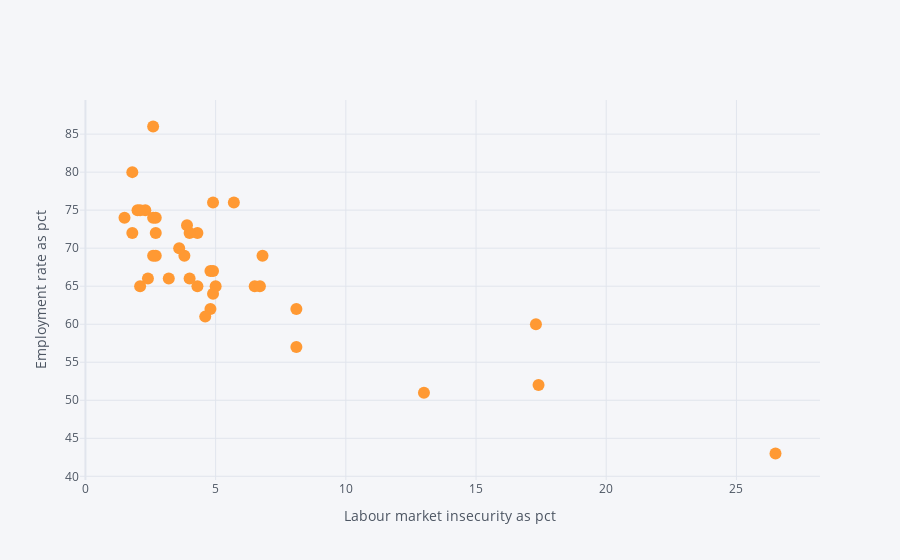

Source (notebook cell):
### Code cell
df.iplot(kind='scatter',
x='Labour market insecurity as pct',
y='Employment rate as pct',
mode='markers',
         	xTitle='Labour market insecurity as pct',
yTitle='Employment rate as pct',
text='Country')

### Figure 1 — Plotly figure (JSON) as saved in the notebook; plotly's stock layout.template omitted (floating-point values rounded to 4 significant figures)
{"data": [{"line": {"color": "rgba(255, 153, 51, 1.0)", "dash": "solid", "shape": "linear", "width": 1.3}, "marker": {"size": 12, "symbol": "circle"}, "mode": "markers", "name": "Employment rate as pct", "text": ["Australia", "Austria", "Belgium", "Canada", "Chile", "Czech Republic", "Denmark", "Estonia", "Finland", "France", "Germany", "Greece", "Hungary", "Iceland", "Ireland", "Israel", "Italy", "Japan", "South Korea", "Latvia", "Luxembourg", "Mexico", "Netherlands", "New Zealand", "Norway", "Poland", "Portugal", "Slovak Republic", "Slovenia", "Spain", "Sweden", "Switzerland", "Turkey", "United Kingdom", "USA", "OECD - Total", "Brazil", "Russia", "South Africa"], "type": "scatter", "x": [4.3, 2.7, 4.8, 3.9, 8.1, 1.8, 2.3, 4, 2.7, 5, 2, 17.4, 4.8, 2.6, 2.1, 2.6, 8.1, 1.5, 2.4, 6.8, 3.2, 4.6, 2.1, 4.9, 2.7, 4.3, 6.5, 6.7, 4, 17.3, 5.7, 1.8, 13, 2.6, 3.8, 4.9, 4.9, 3.6, 26.5], "y": [72, 72, 62, 73, 62, 72, 75, 72, 69, 65, 75, 52, 67, 86, 65, 69, 57, 74, 66, 69, 66, 61, 75, 76, 74, 65, 65, 65, 66, 60, 76, 80, 51, 74, 69, 67, 64, 70, 43]}], "layout": {"legend": {"bgcolor": "#F5F6F9", "font": {"color": "#4D5663"}}, "paper_bgcolor": "#F5F6F9", "plot_bgcolor": "#F5F6F9", "title": {"font": {"color": "#4D5663"}}, "xaxis": {"gridcolor": "#E1E5ED", "showgrid": true, "tickfont": {"color": "#4D5663"}, "title": {"font": {"color": "#4D5663"}, "text": "Labour market insecurity as pct"}, "zerolinecolor": "#E1E5ED"}, "yaxis": {"gridcolor": "#E1E5ED", "showgrid": true, "tickfont": {"color": "#4D5663"}, "title": {"font": {"color": "#4D5663"}, "text": "Employment rate as pct"}, "zerolinecolor": "#E1E5ED"}}}
